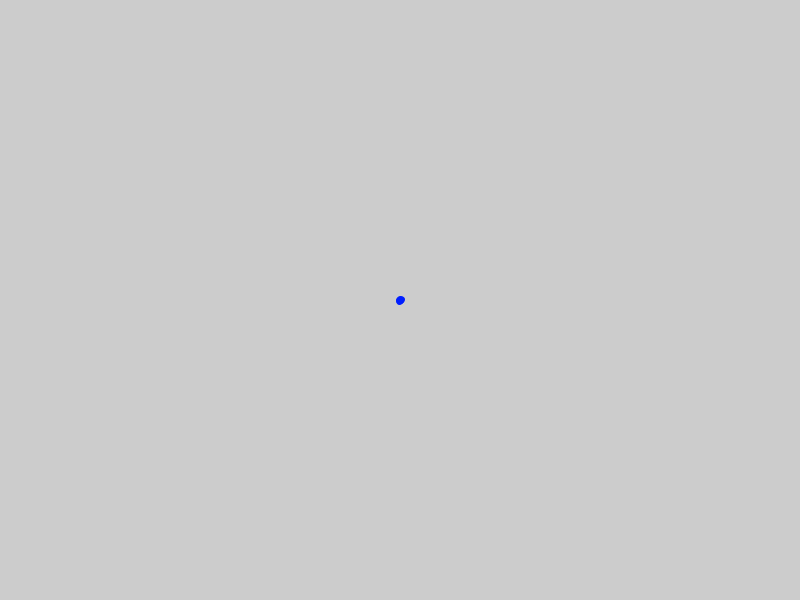
Frame 1 (no input)
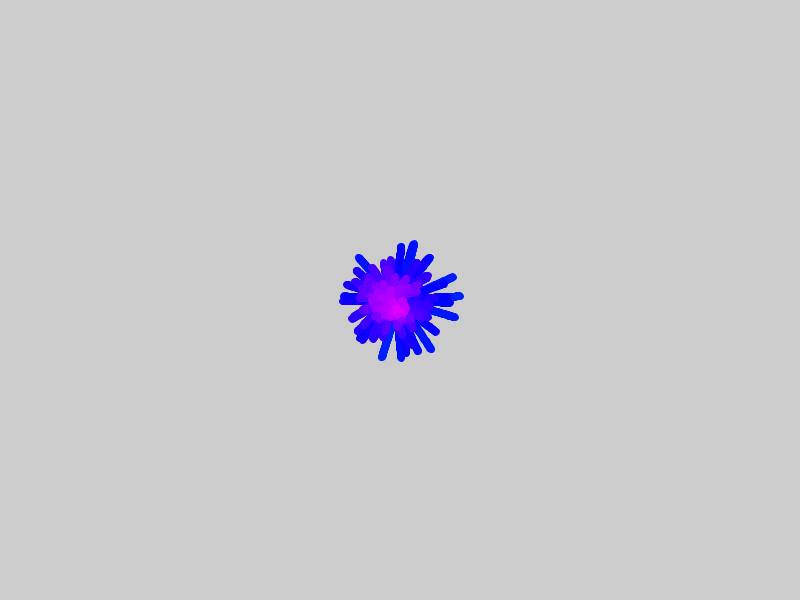
Frame 60 (the mouse pressed at the canvas centre just before this capture)
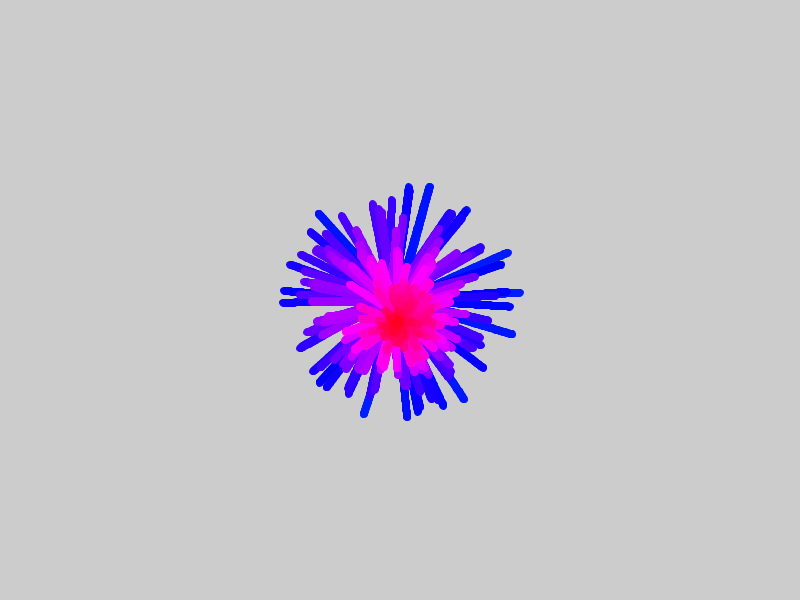
Frame 120 (the mouse held since frame 60 and released just before this capture)

The Processing sketch that drew these frames (run headless with seeded random() and noise(); from frame 60 on, the mouse is pressed at the canvas centre):

// Processing sketch: focal_point_explosion
// ── focal_point_explosion.pde
/*
Draws a bunch of balls, each randomly placed, with a random velocity and a random blue-ish color.
When the ball goes off the screen a new one is randomly created to take its place.
*/
import java.util.LinkedList;
import java.util.Iterator;

LinkedList<Vector> vs;
float velocity;
Point base;
int nBalls;
int nBallsPerStep;
float hue;

void setup() {
  size(800, 600);
  frameRate(30);
  colorMode(HSB, 360, 100, 100);
  velocity = 1;
  nBalls = int(sqrt(height * width));
  hue = random(0, 360);
  base = new Point(width / 2, height / 2);
  nBallsPerStep = int(nBalls / ((height / 2) / velocity));
  vs = new LinkedList<Vector>();
  for(int i=0; i<nBallsPerStep; i++) {
     vs.add(randomVector(base, hue));
  }
}

class Point {
  float x;
  float y;
  Point(float x, float y) {
    this.x = x;
    this.y = y;
  }
}

Vector randomVector(Point p, float hue) {
  return new Vector(p.x, p.y, random(0, 2*PI), velocity, color(hue, 100, 100));
}

void draw() {
  int start = millis();
  clear();
  Iterator<Vector> iter = vs.iterator();
  int removed = 0;
  int n = 0;
  while (iter.hasNext()) {
    n++;
    Vector v = iter.next();
    v.update();
    v.draw();
    if (v.x < 0 || v.y < 0 || v.x > width || v.y > height) {
        iter.remove();
        removed += 1;
    }
  }
  base.x = reflect(base.x + random(-2, 2), 0, width);
  base.y = reflect(base.y + random(-2, 2), 0, height);
  hue = (hue + 1) % 360;
  for(int i = 0; i < removed; i++){
    vs.add(randomVector(base, hue)); 
  }
  if (vs.size() < nBalls - nBallsPerStep) {
    for(int i=0; i<nBallsPerStep; i++) {
       vs.add(randomVector(base, hue));
    }
  }
  int end = millis();
  if (end - start > 1000 / frameRate) {
    print("Frame took too long");  
  }
}

float reflect(float val, float min, float max) {
   if (val < min) {
     return min + (min - val);
   } else if (val > max) {
     return max - (val - max);
   } else {
      return val;
   }
}


class Vector {
   float x;
   float y;
   float dx;
   float dy;
   color c;
   
   Vector(float x, float y, float theta, float v, color c) {
     this.x = x;
     this.y = y;
     this.dx = v*sin(theta);
     this.dy = v*cos(theta);
     this.c = c;
   }
   
   void update() {
     this.x += this.dx;
     this.y += this.dy;
   }
   
   void draw() {
     fill(this.c);
     stroke(this.c);
     ellipse(this.x, this.y, 7, 7);
   }
}
